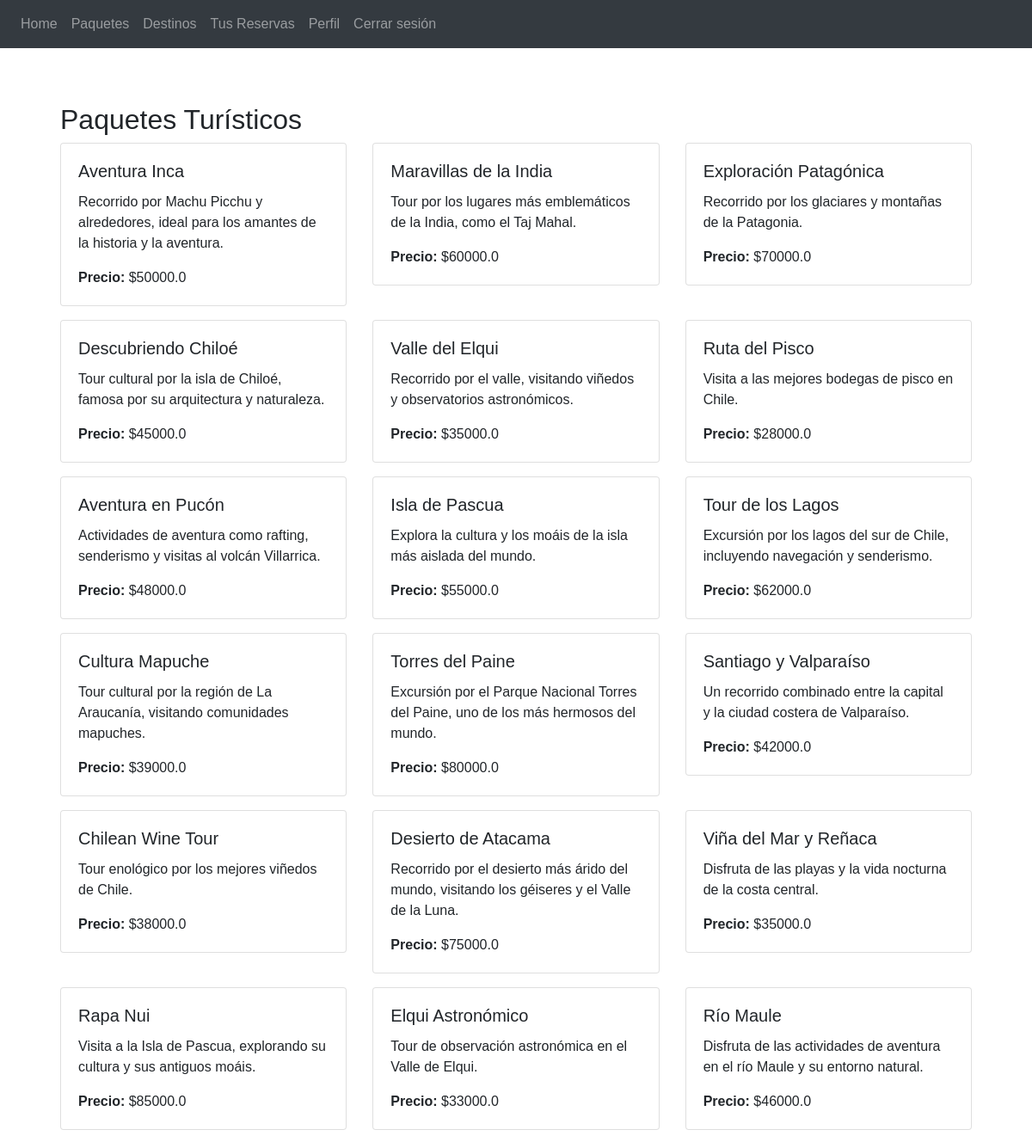
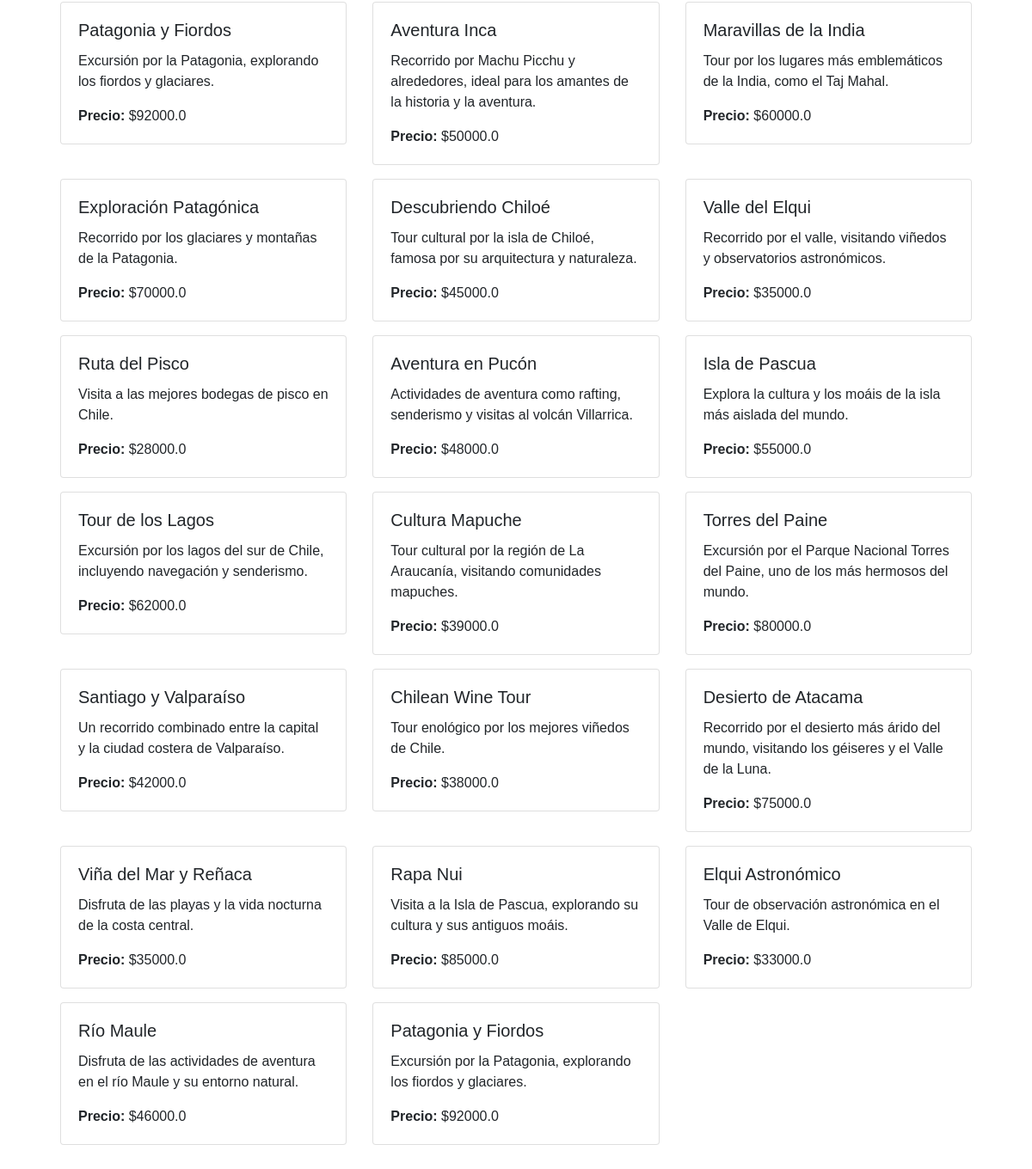
The page /reserve/packages (signed in) on the database its author committed (2 pictures, top to bottom).
### app/travel/models.py (models this page shows, shortened)
class Package(db.Model):
    __tablename__ = 'packages'
    id = db.Column(db.Integer, primary_key=True)
    name = db.Column(db.String(100), nullable=False)
    description = db.Column(db.Text, nullable=False)
    price = db.Column(db.Float, nullable=False)
    available_from = db.Column(db.Date, nullable=False)
    available_to = db.Column(db.Date, nullable=False)
    reservations = db.relationship('Reservation', backref='package_related', lazy=True)

### app/travel/routes.py (the view)
@travel.route('/packages')
@login_required
def packages():
    packages = Package.query.all()
    return render_template('travel/packages.html', packages=packages)

### app/auth/models.py (called while the page is built)
    def is_admin(self):
        return self.role == 'admin'

### app/templates/travel/packages.html
{% extends "base.html" %}
{% block content %}
<div class="container mt-4">
    <h2>Paquetes Turísticos</h2>
    <div class="row">
        {% for package in packages %}
        <div class="col-md-4">
            <div class="card mb-3">
                <div class="card-body">
                    <h5 class="card-title">{{ package.name }}</h5>
                    <p class="card-text">{{ package.description }}</p>
                    <p class="card-text"><strong>Precio:</strong> ${{ package.price }}</p>
                </div>
            </div>
        </div>
        {% endfor %}
    </div>
</div>
{% endblock %}

### rows shown on the page
Package: name "Aventura Inca", description "Recorrido por Machu Picchu y alrededores, ideal para los amantes de la historia y la aventura.", price "50000.0"
Package: name "Maravillas de la India", description "Tour por los lugares más emblemáticos de la India, como el Taj Mahal.", price "60000.0"
Package: name "Exploración Patagónica", description "Recorrido por los glaciares y montañas de la Patagonia.", price "70000.0"
Package: name "Descubriendo Chiloé", description "Tour cultural por la isla de Chiloé, famosa por su arquitectura y naturaleza.", price "45000.0"
Package: name "Valle del Elqui", description "Recorrido por el valle, visitando viñedos y observatorios astronómicos.", price "35000.0"
Package: name "Ruta del Pisco", description "Visita a las mejores bodegas de pisco en Chile.", price "28000.0"
Package: name "Aventura en Pucón", description "Actividades de aventura como rafting, senderismo y visitas al volcán Villarrica.", price "48000.0"
Package: name "Isla de Pascua", description "Explora la cultura y los moáis de la isla más aislada del mundo.", price "55000.0"
Package: name "Tour de los Lagos", description "Excursión por los lagos del sur de Chile, incluyendo navegación y senderismo.", price "62000.0"
Package: name "Cultura Mapuche", description "Tour cultural por la región de La Araucanía, visitando comunidades mapuches.", price "39000.0"
Package: name "Torres del Paine", description "Excursión por el Parque Nacional Torres del Paine, uno de los más hermosos del mundo.", price "80000.0"
Package: name "Santiago y Valparaíso", description "Un recorrido combinado entre la capital y la ciudad costera de Valparaíso.", price "42000.0"
Package: name "Chilean Wine Tour", description "Tour enológico por los mejores viñedos de Chile.", price "38000.0"
Package: name "Desierto de Atacama", description "Recorrido por el desierto más árido del mundo, visitando los géiseres y el Valle de la Luna.", price "75000.0"
Package: name "Viña del Mar y Reñaca", description "Disfruta de las playas y la vida nocturna de la costa central.", price "35000.0"
Package: name "Rapa Nui", description "Visita a la Isla de Pascua, explorando su cultura y sus antiguos moáis.", price "85000.0"
Package: name "Elqui Astronómico", description "Tour de observación astronómica en el Valle de Elqui.", price "33000.0"
Package: name "Río Maule", description "Disfruta de las actividades de aventura en el río Maule y su entorno natural.", price "46000.0"
Package: name "Patagonia y Fiordos", description "Excursión por la Patagonia, explorando los fiordos y glaciares.", price "92000.0"
Package: name "Aventura Inca", description "Recorrido por Machu Picchu y alrededores, ideal para los amantes de la historia y la aventura.", price "50000.0"
Package: name "Maravillas de la India", description "Tour por los lugares más emblemáticos de la India, como el Taj Mahal.", price "60000.0"
Package: name "Exploración Patagónica", description "Recorrido por los glaciares y montañas de la Patagonia.", price "70000.0"
Package: name "Descubriendo Chiloé", description "Tour cultural por la isla de Chiloé, famosa por su arquitectura y naturaleza.", price "45000.0"
Package: name "Valle del Elqui", description "Recorrido por el valle, visitando viñedos y observatorios astronómicos.", price "35000.0"
Package: name "Ruta del Pisco", description "Visita a las mejores bodegas de pisco en Chile.", price "28000.0"
Package: name "Aventura en Pucón", description "Actividades de aventura como rafting, senderismo y visitas al volcán Villarrica.", price "48000.0"
Package: name "Isla de Pascua", description "Explora la cultura y los moáis de la isla más aislada del mundo.", price "55000.0"
Package: name "Tour de los Lagos", description "Excursión por los lagos del sur de Chile, incluyendo navegación y senderismo.", price "62000.0"
Package: name "Cultura Mapuche", description "Tour cultural por la región de La Araucanía, visitando comunidades mapuches.", price "39000.0"
Package: name "Torres del Paine", description "Excursión por el Parque Nacional Torres del Paine, uno de los más hermosos del mundo.", price "80000.0"
Package: name "Santiago y Valparaíso", description "Un recorrido combinado entre la capital y la ciudad costera de Valparaíso.", price "42000.0"
Package: name "Chilean Wine Tour", description "Tour enológico por los mejores viñedos de Chile.", price "38000.0"
Package: name "Desierto de Atacama", description "Recorrido por el desierto más árido del mundo, visitando los géiseres y el Valle de la Luna.", price "75000.0"
Package: name "Viña del Mar y Reñaca", description "Disfruta de las playas y la vida nocturna de la costa central.", price "35000.0"
Package: name "Rapa Nui", description "Visita a la Isla de Pascua, explorando su cultura y sus antiguos moáis.", price "85000.0"
Package: name "Elqui Astronómico", description "Tour de observación astronómica en el Valle de Elqui.", price "33000.0"
Package: name "Río Maule", description "Disfruta de las actividades de aventura en el río Maule y su entorno natural.", price "46000.0"
Package: name "Patagonia y Fiordos", description "Excursión por la Patagonia, explorando los fiordos y glaciares.", price "92000.0"
